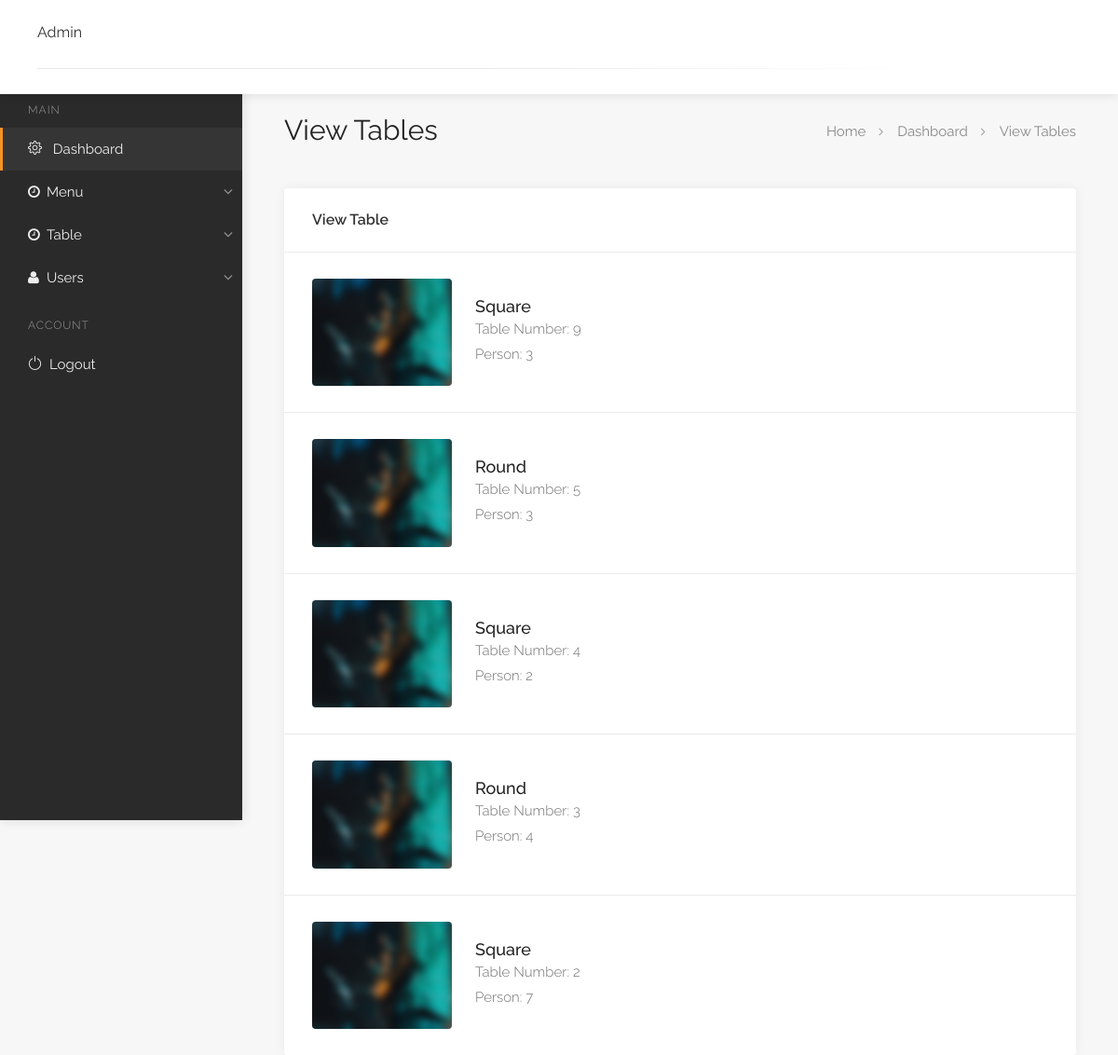
The page /admin/view-table.php (signed in) on the database its author committed.
### tables this page shows
CREATE TABLE `booking_table` (
  `id` int(11) NOT NULL,
  `shape` varchar(255) NOT NULL,
  `person` int(11) NOT NULL,
  `status` int(3) DEFAULT NULL,
  `table_number` int(11) DEFAULT NULL
);

### admin/view-table.php (the view, shortened to what this page needs)
<?php
include('includes/connection.php');
include ('includes/app.php');
?>
<div id="dashboard">
    <?php
    include ('includes/sidebar.php');
    ?>
    <div class="dashboard-content">
        <div id="titlebar">
            <div class="row">
                <div class="col-md-12">
                    <h2>View Tables</h2>
                    <nav id="breadcrumbs">
                        <ul>
                            <li><a href="#">Home</a></li>
                            <li><a href="#">Dashboard</a></li>
                            <li>View Tables</li>
                        </ul>
                    </nav>
                </div>
            </div>
        </div>
        <div class="row">
            <div class="col-lg-12 col-md-12">
                <div class="dashboard-list-box margin-top-0">
                    <h4>View Table</h4>
                    <ul>
                        <?php
                        $sql = "SELECT * from booking_table order by id desc";
                        $result = $conn->query($sql);
                        if ($result->num_rows > 0) {
                            while ($row = $result->fetch_assoc()) {
                                ?>
                                <li>
                                    <div class="list-box-listing">
                                        <div class="list-box-listing-img"><a href="#"><img src="images/listing-item-02.jpg" alt=""></a></div>
                                        <div class="list-box-listing-content">
                                            <div class="inner">
                                                <h3><?php echo $row['shape']; ?>  </h3>
                                                <span>Table Number: <?php echo $row['table_number']; ?></span><br>
                                                <span>Person: <?php echo $row['person']; ?></span>
                                            </div>
                                        </div>
                                    </div>
                                </li>
                                <?php
                            }
                        }
                        ?>
                    </ul>
                </div>
            </div>
        </div>
    </div>
</div>

### rows shown on the page
booking_table: shape "Square", table_number "9", person "3"
booking_table: shape "Round", table_number "5", person "3"
booking_table: shape "Square", table_number "4", person "2"
booking_table: shape "Round", table_number "3", person "4"
booking_table: shape "Square", table_number "2", person "7"
